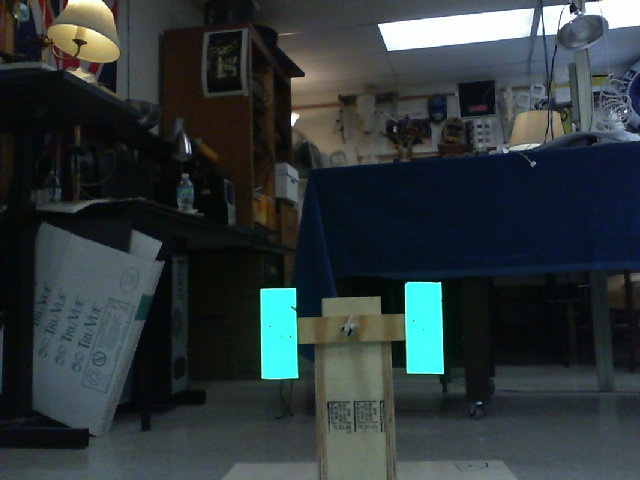
#> input picture images/GearTarget.jpg, 640 x 480 px
$ python -i image_processor.py   (imports and definitions only)   (older library calls are emulated)
#> lines starting #> are read from the running program, lines starting #| are printed output that depends on the picture
import cv2
import numpy as np
import math

from networktables import NetworkTable
from networktables.util import ntproperty

# [234 lines that did not run here, left out]

>>> import cv2
>>> picture = cv2.imread('images/GearTarget.jpg', cv2.IMREAD_GRAYSCALE)
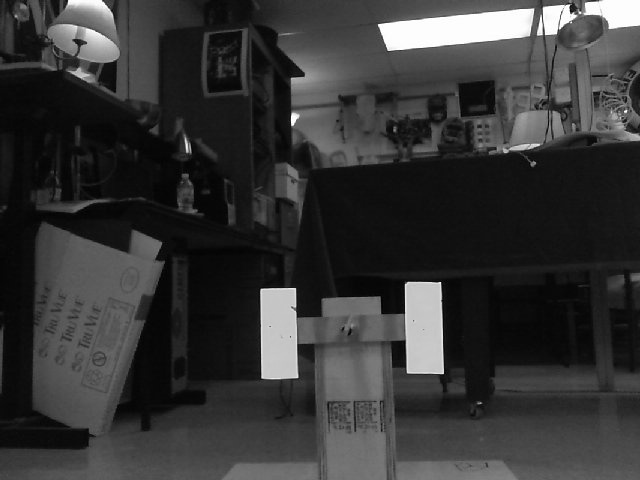
#> picture: shape (480, 640); min 0, max 255, mean 54.1
#> (the run stopped early here; a loop or call above may not have finished)

$ run again, on images/HatchTarget1.jpg
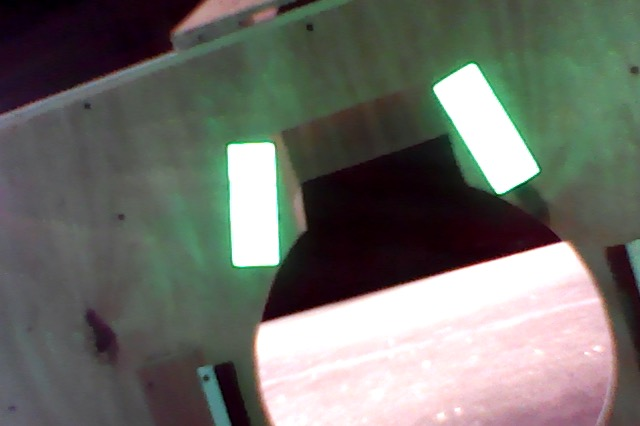
#> input picture images/HatchTarget1.jpg, 640 x 426 px
#> `picture = cv2.imread('images/GearTarget.jpg', cv2.IMREAD_GRAYSCALE)`:
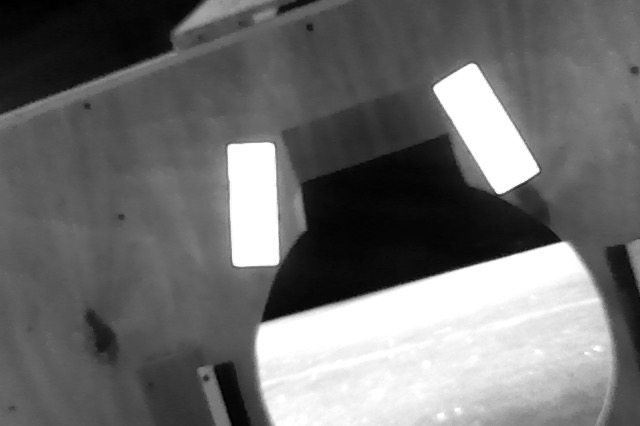
#> picture: shape (426, 640); min 0, max 255, mean 110.3

$ run again, on images/HatchTarget2.jpg
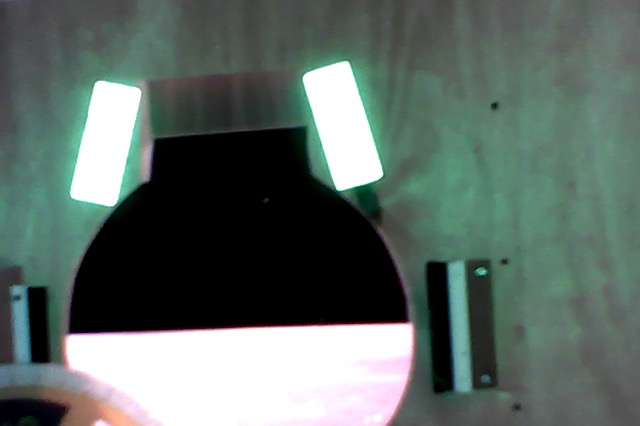
#> input picture images/HatchTarget2.jpg, 640 x 426 px
#> `picture = cv2.imread('images/GearTarget.jpg', cv2.IMREAD_GRAYSCALE)`:
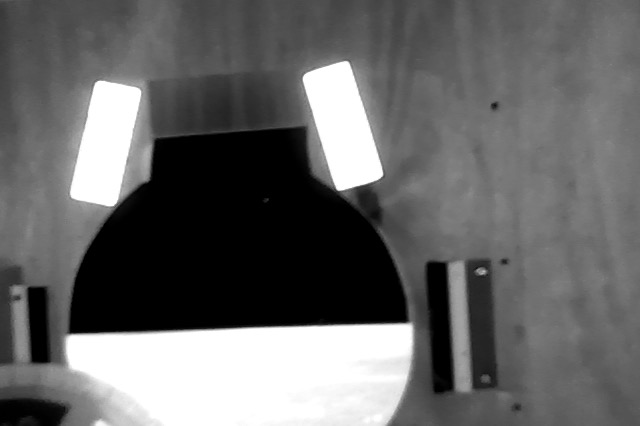
#> picture: shape (426, 640); min 0, max 255, mean 103.3

$ run again, on images/HatchTarget3.jpg
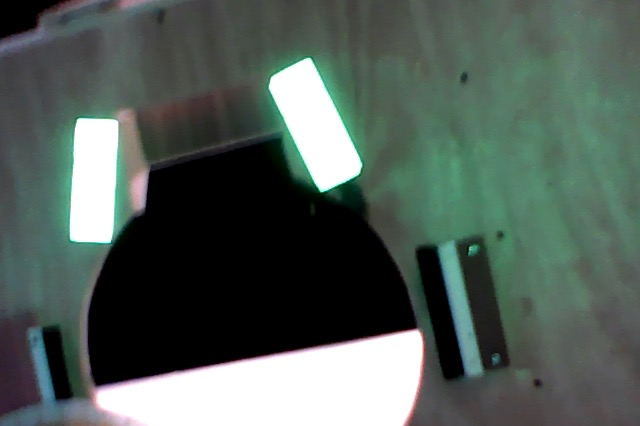
#> input picture images/HatchTarget3.jpg, 640 x 426 px
#> `picture = cv2.imread('images/GearTarget.jpg', cv2.IMREAD_GRAYSCALE)`:
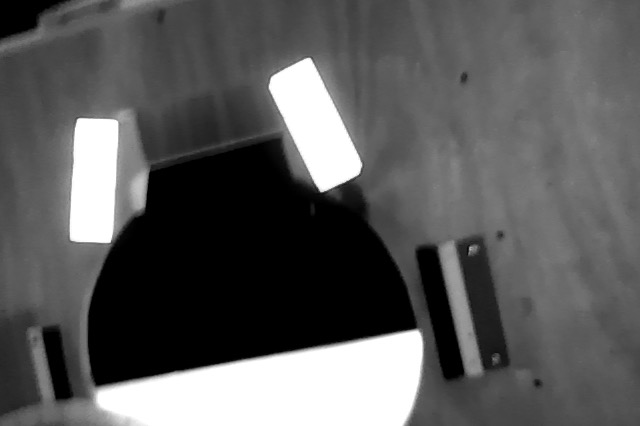
#> picture: shape (426, 640); min 0, max 255, mean 90.9
